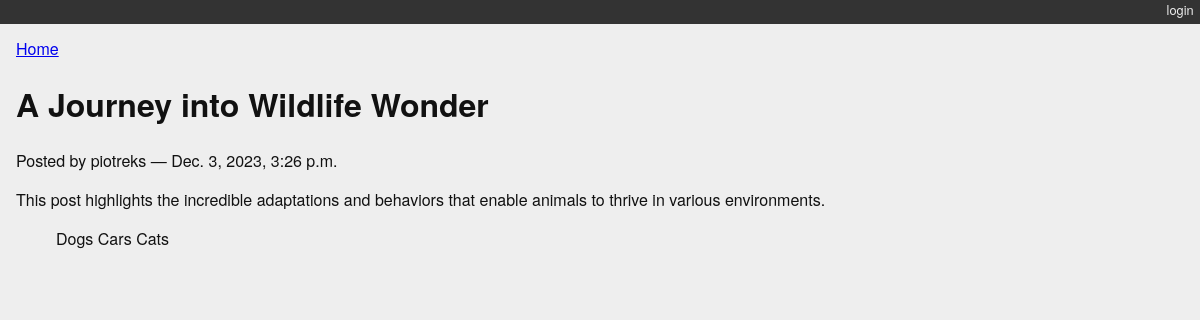
Screenshot of /posts/5/ with the database file from the repository.
### blogging/models.py (models this page shows)
class Post(models.Model):
    title = models.CharField(max_length=128)
    text = models.TextField(blank=True)
    author = models.ForeignKey(User, on_delete=models.CASCADE)
    created_date = models.DateTimeField(auto_now_add=True)
    modified_date = models.DateTimeField(auto_now=True)
    published_date = models.DateTimeField(blank=True, null=True)
    categories = models.ManyToManyField("Category", blank=True, related_name="posts")
    def __str__(self):
        return self.title

class Category(models.Model):
    name = models.CharField(max_length=128)
    description = models.TextField(blank=True)
    def __str__(self):
        return self.name
    class Meta:
        verbose_name_plural = "Categories"

### blogging/views.py (the view)
# urls.py: path("posts/<int:pk>/", PostDetailView.as_view(), name="blog_detail"),
class PostDetailView(DetailView):
    template_name = "blogging/detail.html"
    queryset = Post.objects.exclude(published_date__exact=None)

### blogging/templates/blogging/detail.html
{% extends "base.html" %}
{% block content %}
<a class="backlink" href="/">Home</a>
<h1>{{ post }}</h1>
<p class="byline">
  Posted by {{ post.author.username }} &mdash; {{ post.published_date }}
</p>
<div class="post-body">
  {{ post.text }}
</div>
<ul class="categories">
  {% for category in post.categories.all %}
    <li>{{ category }}</li>
  {% endfor %}
</ul>
{% endblock %}

### mysite/templates/base.html (shortened to what this page needs)
{% load static %}
<!DOCTYPE html>
<html>
  <head>
    <link type="text/css" rel="stylesheet" href="{% static 'django_blog.css' %}">
  </head>
  <body>
    <div id="header">
      <ul id="control-bar">
      {% if user.is_authenticated %}
       {% if user.is_staff %}<li><a href="{% url 'admin:index' %}">admin</a></li>{% endif %}
        <li><a href="{% url 'logout' %}">logout</a></li>
       {% else %}
        <li><a href="{% url 'login' %}">login</a></li>
      {% endif %}
      </ul>
     </div>
    <div id="container">
      <div id="content">
      {% block content %}{% endblock %}
      </div>
    </div>
  </body>
</html>

### blogging/static/django_blog.css (style rules this page uses)
body { background-color: #eee; color: #111; font-family: "HelveticaNeue-Light", "Helvetica Neue Light", "Helvetica Neue", Helvetica, Arial, "Lucida Grande", sans-serif; margin:0; padding:0; }
#container { margin:0; padding:0; margin-top: 0px; }
#header { background-color: #333; border-botton: 1px solid #111; margin:0; padding:0; }
#control-bar { margin: 0em 0em 1em; list-style: none; list-style-type: none; text-align: right; color: #eee; font-size: 80%; padding-bottom: 0.4em; }
#control-bar li { display: inline-block; }
#control-bar li a { color: #eee; padding: 0.5em; text-decoration: none; }
#content { margin: 0em 1em 1em; }
ul.categories { list-style: none; list-style-type: none; }
ul.categories li { display: inline; }

### rows the page displays
Post: title "A Journey into Wildlife Wonder", author.username "piotreks", published_date "Dec. 3, 2023, 3:26 p.m.", text "This post highlights the incredible adaptations and behaviors that enable animals to thrive in various environments."
Category: name "Dogs"
Category: name "Cars"
Category: name "Cats"
